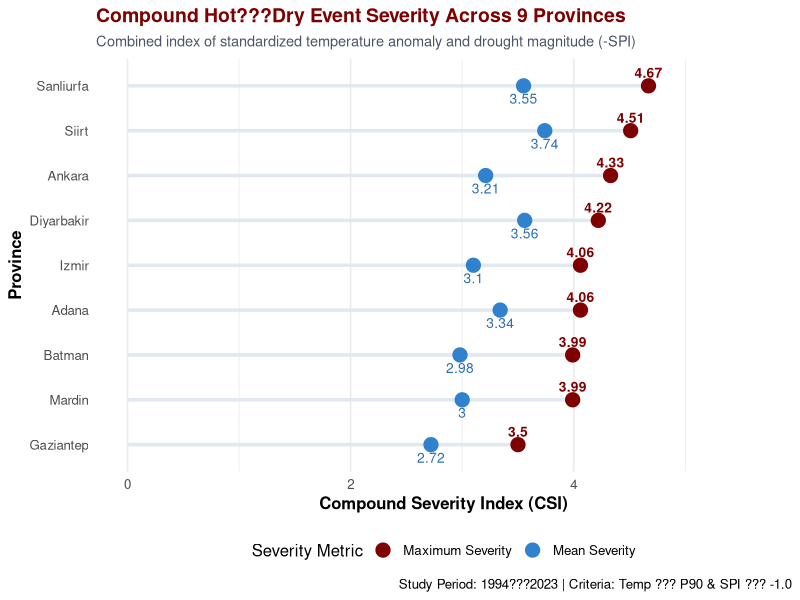
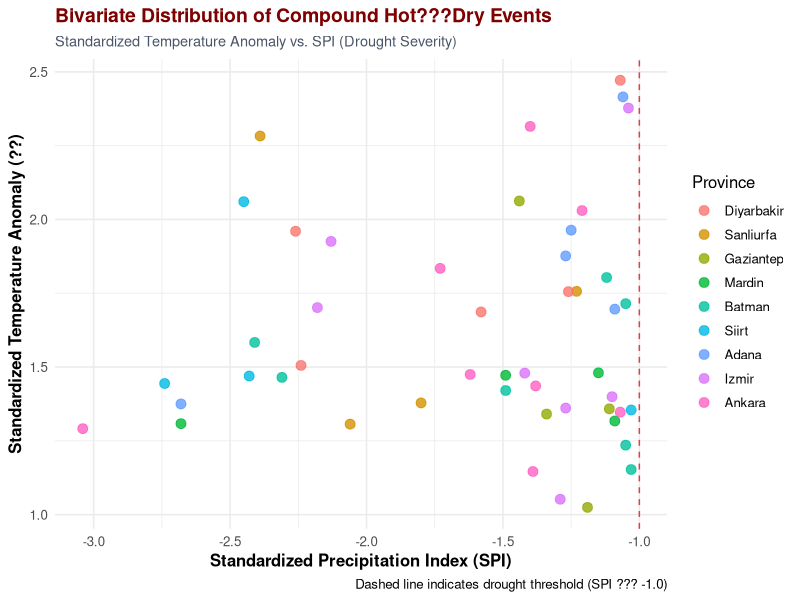
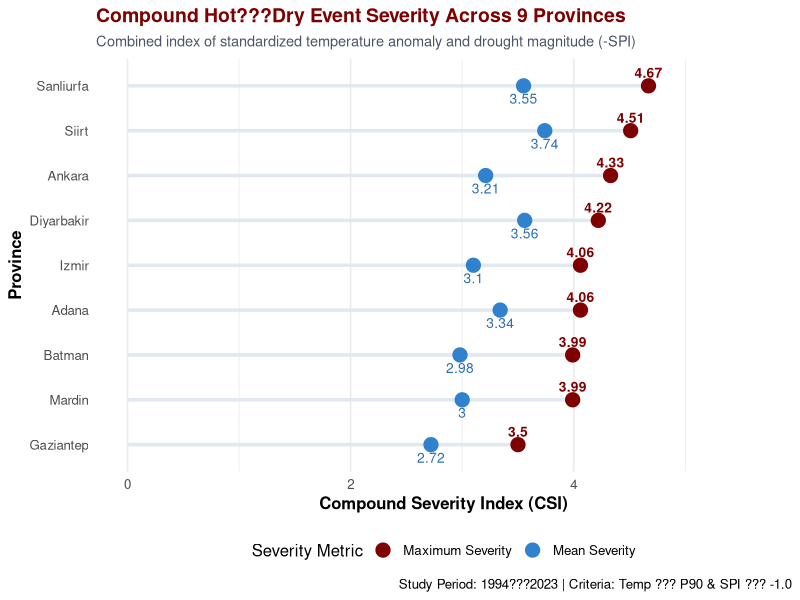
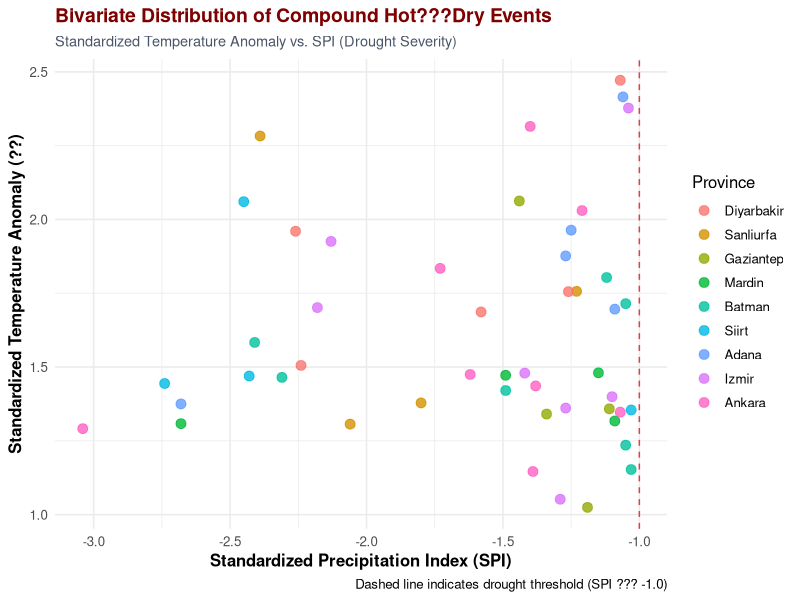

Here is the R script that generated these plots, in order:
# ==============================================================================
# 5. COMPOUND EVENT SEVERITY & INTENSITY ANALYSIS (1994???2023)
# Methodology: Standardized Temp Anomaly + Drought Severity (-SPI)
# ==============================================================================

# 1. Load required packages
if (!require("tidyverse")) install.packages("tidyverse")
if (!require("lubridate")) install.packages("lubridate")

library(tidyverse)
library(lubridate)

# ------------------------------------------------------------------------------
# 2. SAMPLE DATA GENERATION (Skip if using your actual dataset)
# ------------------------------------------------------------------------------
set.seed(42)

provinces <- c("Diyarbakir", "Sanliurfa", "Gaziantep", "Mardin", 
               "Batman", "Siirt", "Adana", "Izmir", "Ankara")

dates <- seq.Date(from = as.Date("1994-01-01"), to = as.Date("2023-12-01"), by = "month")

df <- expand.grid(Province = provinces, Date = dates) %>%
  mutate(
    Year = year(Date),
    Month = month(Date),
    Base_Temp = ifelse(Province %in% c("Izmir", "Ankara"), 14, 18),
    Temp_Trend = (Year - 1994) * 0.04,
    Temp = round(Base_Temp + 15 * sin((Month - 4) * pi / 6) + Temp_Trend + rnorm(n(), mean = 0, sd = 2), 2),
    SPI = round(rnorm(n(), mean = 0, sd = 1), 2)
  ) %>%
  select(-Base_Temp, -Temp_Trend)

# ------------------------------------------------------------------------------
# 3. STANDARDIZED ANOMALY & COMPOUND SEVERITY CALCULATION
# ------------------------------------------------------------------------------

# Monthly Mean & Standard Deviation for Standardized Temperature Anomaly
monthly_stats <- df %>%
  group_by(Province, Month) %>%
  summarise(
    Mean_Temp = mean(Temp, na.rm = TRUE),
    Std_Temp = sd(Temp, na.rm = TRUE),
    P90_Temp = quantile(Temp, probs = 0.90, na.rm = TRUE),
    .groups = "drop"
  )

analysis_results <- df %>%
  inner_join(monthly_stats, by = c("Province", "Month")) %>%
  mutate(
    # Standardized Temperature Anomaly
    Temp_Anomaly_Std = (Temp - Mean_Temp) / Std_Temp,
    # Compound Conditions
    Is_Hot = Temp >= P90_Temp,
    Is_Dry = SPI <= -1.0,
    Compound_Hot_Dry = Is_Hot & Is_Dry,
    # Severity Metrics (Calculated for Compound Events)
    Compound_Severity = Temp_Anomaly_Std + (-1 * SPI),
    Euclidean_Intensity = sqrt(Temp_Anomaly_Std^2 + SPI^2)
  )

# Filter compound events only
compound_events <- analysis_results %>%
  filter(Compound_Hot_Dry == TRUE)

# ------------------------------------------------------------------------------
# 4. SEVERITY SUMMARY BY PROVINCE
# ------------------------------------------------------------------------------

severity_summary <- compound_events %>%
  group_by(Province) %>%
  summarise(
    Event_Count = n(),
    Mean_Severity = round(mean(Compound_Severity), 2),
    Max_Severity = round(max(Compound_Severity), 2),
    Mean_Intensity = round(mean(Euclidean_Intensity), 2),
    Max_Intensity = round(max(Euclidean_Intensity), 2),
    .groups = "drop"
  ) %>%
  arrange(desc(Max_Severity))

print("=== 5. COMPOUND EVENT SEVERITY SUMMARY ===")
print(severity_summary)

# ------------------------------------------------------------------------------
# 5. GRAPH 1: MEAN & MAXIMUM SEVERITY BY PROVINCE
# ------------------------------------------------------------------------------

p1 <- ggplot(severity_summary, aes(x = reorder(Province, Max_Severity))) +
  geom_segment(aes(xend = Province, y = 0, yend = Max_Severity), color = "#e2e8f0", size = 1.2) +
  geom_point(aes(y = Max_Severity, color = "Maximum Severity"), size = 4.5) +
  geom_point(aes(y = Mean_Severity, color = "Mean Severity"), size = 4.5) +
  geom_text(aes(y = Max_Severity, label = Max_Severity), vjust = -0.8, size = 3.5, fontface = "bold", color = "#7f0000") +
  geom_text(aes(y = Mean_Severity, label = Mean_Severity), vjust = 1.8, size = 3.5, color = "#2b6cb0") +
  scale_color_manual(
    values = c("Mean Severity" = "#3182ce", "Maximum Severity" = "#7f0000"),
    name = "Severity Metric"
  ) +
  coord_flip() +
  scale_y_continuous(limits = c(0, max(severity_summary$Max_Severity) + 1)) +
  theme_minimal(base_size = 12) +
  labs(
    title = "Compound Hot???Dry Event Severity Across 9 Provinces",
    subtitle = "Combined index of standardized temperature anomaly and drought magnitude (-SPI)",
    x = "Province",
    y = "Compound Severity Index (CSI)",
    caption = "Study Period: 1994???2023 | Criteria: Temp ??? P90 & SPI ??? -1.0"
  ) +
  theme(
    plot.title = element_text(face = "bold", size = 14, color = "#7f0000"),
    plot.subtitle = element_text(size = 10.5, color = "#4a5568"),
    axis.title = element_text(face = "bold"),
    legend.position = "bottom",
    panel.grid.major.y = element_blank()
  )

print(p1)
ggsave("Compound_Event_Severity_9_Provinces.png", plot = p1, width = 10, height = 6, dpi = 300)

# ------------------------------------------------------------------------------
# 6. GRAPH 2: BIVARIATE SCATTER PLOT (TEMP ANOMALY VS. SPI SEVERITY)
# ------------------------------------------------------------------------------

p2 <- ggplot(compound_events, aes(x = SPI, y = Temp_Anomaly_Std, color = Province)) +
  geom_point(size = 3, alpha = 0.8) +
  geom_vline(xintercept = -1.0, linetype = "dashed", color = "#e53e3e") +
  theme_minimal(base_size = 12) +
  labs(
    title = "Bivariate Distribution of Compound Hot???Dry Events",
    subtitle = "Standardized Temperature Anomaly vs. SPI (Drought Severity)",
    x = "Standardized Precipitation Index (SPI)",
    y = "Standardized Temperature Anomaly (??)",
    caption = "Dashed line indicates drought threshold (SPI ??? -1.0)"
  ) +
  theme(
    plot.title = element_text(face = "bold", size = 14, color = "#7f0000"),
    plot.subtitle = element_text(size = 10.5, color = "#4a5568"),
    axis.title = element_text(face = "bold")
  )

print(p2)
ggsave("Bivariate_Compound_Event_Scatter.png", plot = p2, width = 9.5, height = 6, dpi = 300)
